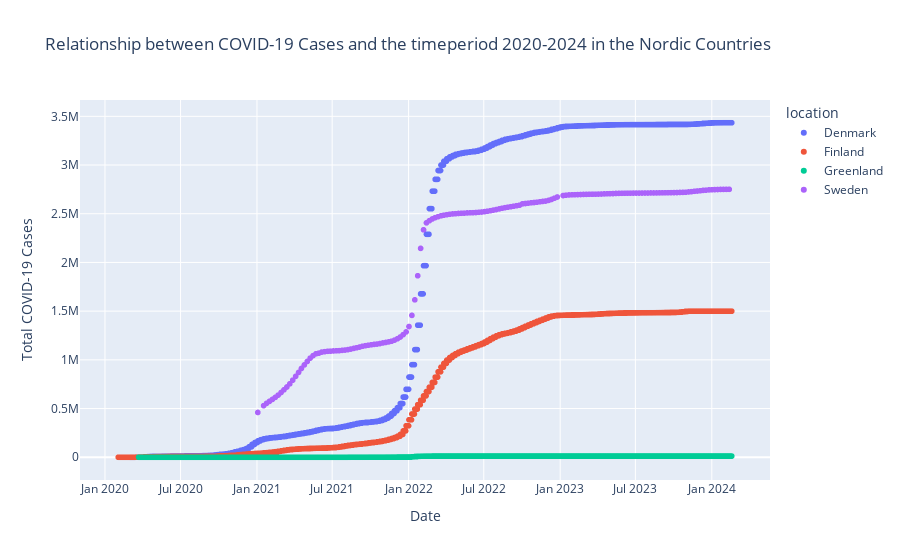

Source (notebook cell):
### Markdown cell above
First up, we show a scatterplot showing how many covid-cases happened over time.

### Code cell
# Filtrer dataene kun for nordic_countries
nordic_data = data_hypothesis_2[data_hypothesis_2['location'].isin(nordic_countries)]

# Opret et scatterplot med plotly
fig = px.scatter(nordic_data, x='date', y='total_cases', color='location', hover_name='location',
                 labels={'date': 'Date', 'total_cases': 'Total COVID-19 Cases'},
                 title='Relationship between COVID-19 Cases and the timeperiod 2020-2024 in the Nordic Countries')

# Vis plottet
fig.show()

### Figure 1 — Plotly figure (JSON) as saved in the notebook; plotly's stock layout.template omitted (floating-point values rounded to 4 significant figures; data arrays with more than 128 entries replaced by an {"elided": "..."} marker saying what was removed)
{"data": [{"hovertemplate": "<b>%{hovertext}</b><br><br>location=Denmark<br>Date=%{x}<br>Total COVID-19 Cases=%{y}<extra></extra>", "hovertext": {"elided": "1450 str values"}, "legendgroup": "Denmark", "marker": {"color": "#636efa", "symbol": "circle"}, "mode": "markers", "name": "Denmark", "showlegend": true, "type": "scattergl", "x": {"elided": "1450 str values"}, "xaxis": "x", "y": {"elided": "1450 int values"}, "yaxis": "y"}, {"hovertemplate": "<b>%{hovertext}</b><br><br>location=Finland<br>Date=%{x}<br>Total COVID-19 Cases=%{y}<extra></extra>", "hovertext": {"elided": "1478 str values"}, "legendgroup": "Finland", "marker": {"color": "#EF553B", "symbol": "circle"}, "mode": "markers", "name": "Finland", "showlegend": true, "type": "scattergl", "x": {"elided": "1478 str values"}, "xaxis": "x", "y": {"elided": "1478 int values"}, "yaxis": "y"}, {"hovertemplate": "<b>%{hovertext}</b><br><br>location=Greenland<br>Date=%{x}<br>Total COVID-19 Cases=%{y}<extra></extra>", "hovertext": {"elided": "1429 str values"}, "legendgroup": "Greenland", "marker": {"color": "#00cc96", "symbol": "circle"}, "mode": "markers", "name": "Greenland", "showlegend": true, "type": "scattergl", "x": {"elided": "1429 str values"}, "xaxis": "x", "y": {"elided": "1429 int values"}, "yaxis": "y"}, {"hovertemplate": "<b>%{hovertext}</b><br><br>location=Sweden<br>Date=%{x}<br>Total COVID-19 Cases=%{y}<extra></extra>", "hovertext": {"elided": "162 str values"}, "legendgroup": "Sweden", "marker": {"color": "#ab63fa", "symbol": "circle"}, "mode": "markers", "name": "Sweden", "showlegend": true, "type": "scattergl", "x": {"elided": "162 str values"}, "xaxis": "x", "y": {"elided": "162 int values"}, "yaxis": "y"}], "layout": {"legend": {"title": {"text": "location"}, "tracegroupgap": 0}, "title": {"text": "Relationship between COVID-19 Cases and the timeperiod 2020-2024 in the Nordic Countries"}, "xaxis": {"anchor": "y", "domain": [0, 1], "title": {"text": "Date"}}, "yaxis": {"anchor": "x", "domain": [0, 1], "title": {"text": "Total COVID-19 Cases"}}}}
